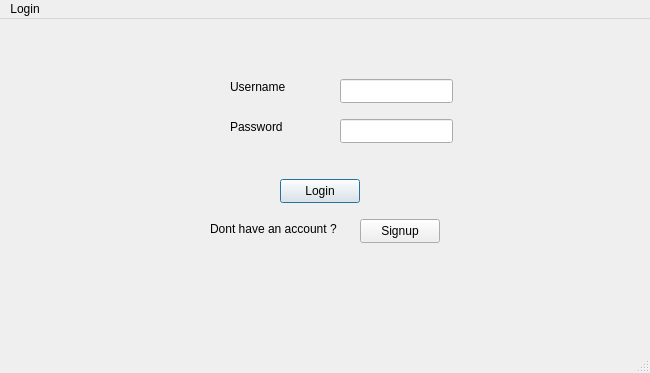
<?xml version="1.0" encoding="UTF-8"?>
<ui version="4.0">
 <class>LoginWindow</class>
 <widget class="QMainWindow" name="LoginWindow">
  <property name="geometry">
   <rect>
    <x>0</x>
    <y>0</y>
    <width>650</width>
    <height>373</height>
   </rect>
  </property>
  <property name="windowTitle">
   <string>LoginWindow</string>
  </property>
  <property name="autoFillBackground">
   <bool>false</bool>
  </property>
  <widget class="QWidget" name="centralwidget">
   <widget class="QLabel" name="label_2">
    <property name="geometry">
     <rect>
      <x>230</x>
      <y>100</y>
      <width>61</width>
      <height>16</height>
     </rect>
    </property>
    <property name="text">
     <string>Password</string>
    </property>
   </widget>
   <widget class="QLabel" name="label">
    <property name="geometry">
     <rect>
      <x>230</x>
      <y>60</y>
      <width>61</width>
      <height>16</height>
     </rect>
    </property>
    <property name="text">
     <string>Username </string>
    </property>
   </widget>
   <widget class="QLineEdit" name="txtUsername">
    <property name="geometry">
     <rect>
      <x>340</x>
      <y>60</y>
      <width>113</width>
      <height>24</height>
     </rect>
    </property>
   </widget>
   <widget class="QLineEdit" name="txtPass">
    <property name="geometry">
     <rect>
      <x>340</x>
      <y>100</y>
      <width>113</width>
      <height>24</height>
     </rect>
    </property>
    <property name="maxLength">
     <number>24</number>
    </property>
    <property name="echoMode">
     <enum>QLineEdit::EchoMode::Password</enum>
    </property>
   </widget>
   <widget class="QPushButton" name="btnLogin">
    <property name="geometry">
     <rect>
      <x>280</x>
      <y>160</y>
      <width>80</width>
      <height>24</height>
     </rect>
    </property>
    <property name="text">
     <string>Login</string>
    </property>
    <property name="default">
     <bool>true</bool>
    </property>
   </widget>
   <widget class="QPushButton" name="btnSignup">
    <property name="geometry">
     <rect>
      <x>360</x>
      <y>200</y>
      <width>80</width>
      <height>24</height>
     </rect>
    </property>
    <property name="text">
     <string>Signup</string>
    </property>
   </widget>
   <widget class="QLabel" name="label_3">
    <property name="geometry">
     <rect>
      <x>210</x>
      <y>200</y>
      <width>141</width>
      <height>20</height>
     </rect>
    </property>
    <property name="text">
     <string>Dont have an account ?</string>
    </property>
   </widget>
  </widget>
  <widget class="QMenuBar" name="menubar">
   <property name="geometry">
    <rect>
     <x>0</x>
     <y>0</y>
     <width>650</width>
     <height>24</height>
    </rect>
   </property>
   <widget class="QMenu" name="menuLogin">
    <property name="title">
     <string>Login</string>
    </property>
   </widget>
   <addaction name="menuLogin"/>
  </widget>
  <widget class="QStatusBar" name="statusbar"/>
 </widget>
 <tabstops>
  <tabstop>txtUsername</tabstop>
  <tabstop>txtPass</tabstop>
  <tabstop>btnLogin</tabstop>
  <tabstop>btnSignup</tabstop>
 </tabstops>
 <resources/>
 <connections/>
</ui>
